Frame 1 (no input): blank canvas, image omitted
Frame 60 (the mouse pressed at the canvas centre just before this capture): blank canvas, image omitted
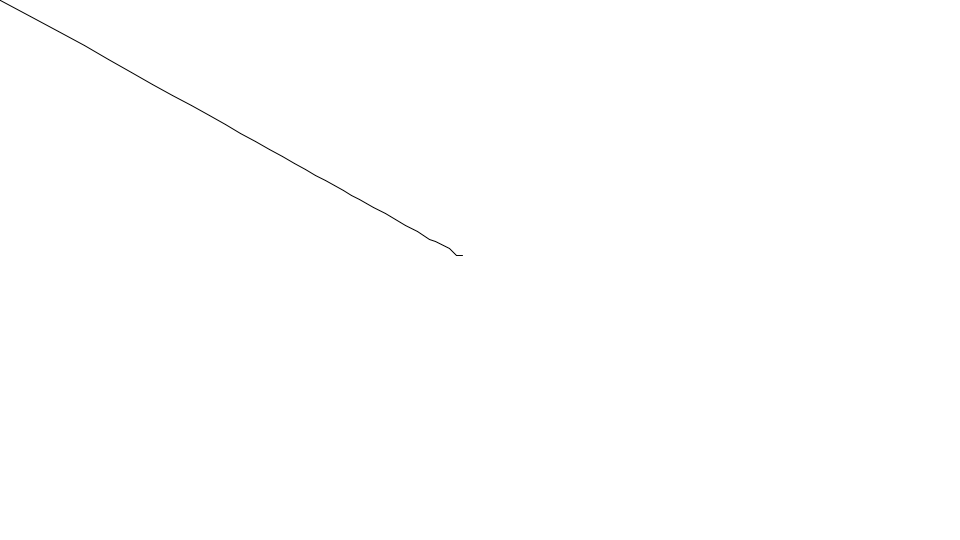
Frame 120 (the mouse held since frame 60 and released just before this capture)

The Processing sketch whose frames 1 and 60 were blank and that drew this single picture after the mouse press (run headless with seeded random() and noise(); from frame 60 on, the mouse is pressed at the canvas centre):

// Processing sketch: processing_92534
// ── processing_92534.pde

int X, Y;
int nX, nY;
int pX, pY;
int delay = 16;
boolean record = true;

void setup() {
  size(960, 540);
  smooth();
  noFill();
  stroke(#000000);
  background(#FFFFFF);
}

void draw() {
  
  X += (nX-X)/delay;
  Y += (nY-Y)/delay;
  nX = mouseX;
  nY = mouseY;

  if (mousePressed) {
    line(X, Y, pX, pY);
  }

  pX = X;
  pY = Y;
}
